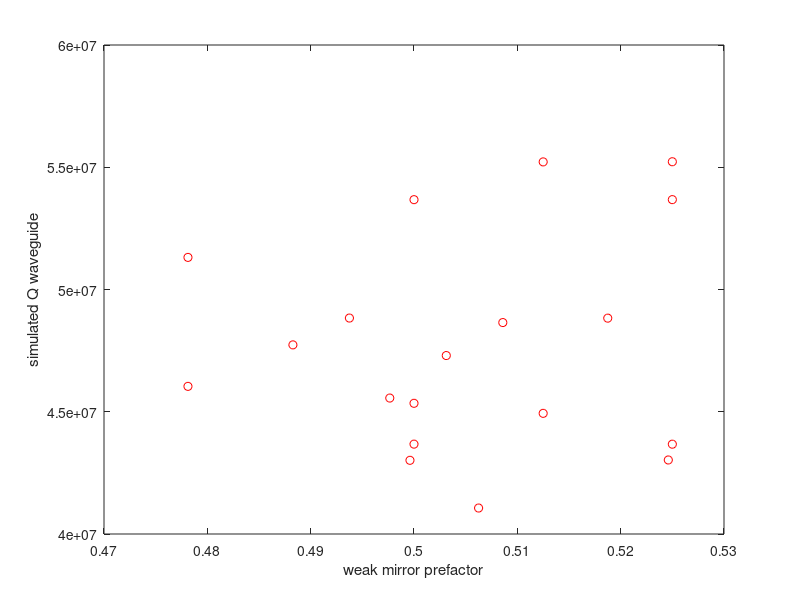
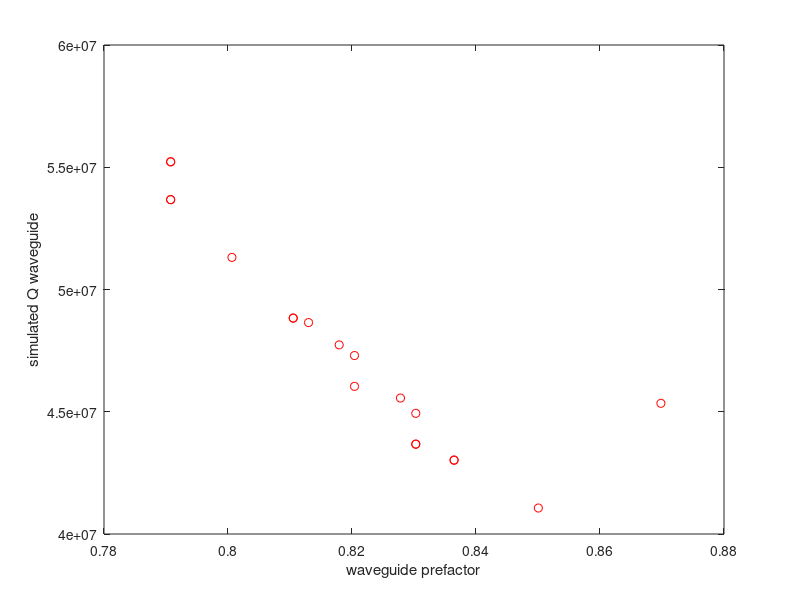
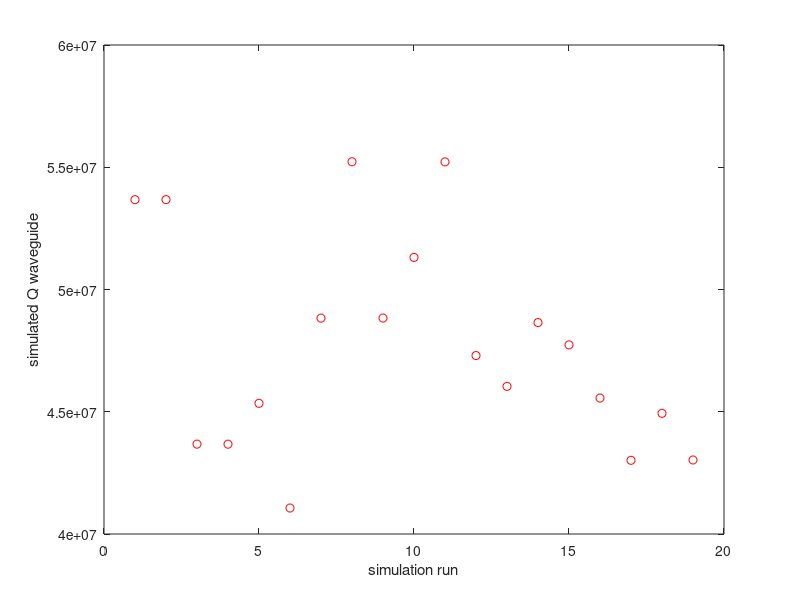
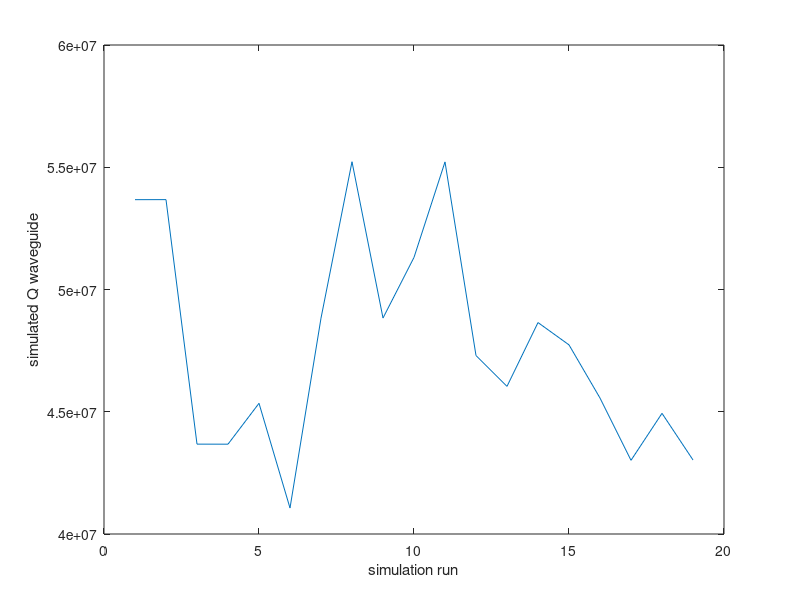

Here is the MATLAB script that generated these plots, in order:
% data analysis file for the resonance simulation data from waveguide
% solver 
clear; clc;
%% import and store the data from the txt file 
data = importdata("OptimizeListFull_with_waveguide_test_sweep_t4.csv");
weak_mirror_prefac = data(:,1);
sim_run = linspace(1,length(weak_mirror_prefac),length(weak_mirror_prefac));
waveguide_prefac = data(:,2); 
Q_sim = data(:,3);
Q_sc = data(:,4);
Q_wvg = data(:,5);
V_mode = data(:,6);
%% plot the Q 
figure; hold off;
plot(weak_mirror_prefac,Q_wvg,'ro');
xlabel("weak mirror prefactor"); ylabel("simulated Q waveguide");
%% plot the wavelength detune
figure; hold off;
plot(waveguide_prefac,Q_wvg,'ro');
xlabel("waveguide prefactor"); ylabel("simulated Q waveguide");
%% plot the Q_scatter
figure; hold off;
plot(sim_run,Q_wvg,'ro');
xlabel("simulation run"); ylabel("simulated Q waveguide");
%% plot the Q_waveguide
figure; hold off;
plot(sim_run,Q_wvg);
xlabel("simulation run"); ylabel("simulated Q waveguide");